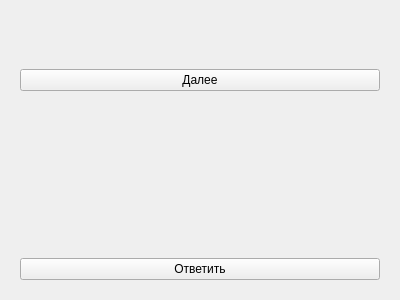
<?xml version="1.0" encoding="UTF-8"?>
<ui version="4.0">
 <class>AnagramRound</class>
 <widget class="QWidget" name="AnagramRound">
  <property name="geometry">
   <rect>
    <x>0</x>
    <y>0</y>
    <width>400</width>
    <height>300</height>
   </rect>
  </property>
  <property name="focusPolicy">
   <enum>Qt::StrongFocus</enum>
  </property>
  <property name="windowTitle">
   <string>Form</string>
  </property>
  <layout class="QVBoxLayout" name="verticalLayout_2">
   <item>
    <widget class="QWidget" name="finalScoreWidget" native="true">
     <layout class="QVBoxLayout" name="verticalLayout_3">
      <item>
       <widget class="QLabel" name="finalScore">
        <property name="text">
         <string/>
        </property>
        <property name="alignment">
         <set>Qt::AlignCenter</set>
        </property>
       </widget>
      </item>
      <item>
       <widget class="QPushButton" name="next">
        <property name="text">
         <string>Далее</string>
        </property>
       </widget>
      </item>
     </layout>
    </widget>
   </item>
   <item>
    <widget class="QWidget" name="wordsWidget" native="true">
     <layout class="QHBoxLayout" name="horizontalLayout">
      <item>
       <widget class="QWidget" name="word1" native="true">
        <layout class="QHBoxLayout" name="horizontalLayout_2"/>
       </widget>
      </item>
      <item>
       <spacer name="horizontalSpacer">
        <property name="orientation">
         <enum>Qt::Horizontal</enum>
        </property>
        <property name="sizeType">
         <enum>QSizePolicy::Preferred</enum>
        </property>
        <property name="sizeHint" stdset="0">
         <size>
          <width>40</width>
          <height>20</height>
         </size>
        </property>
       </spacer>
      </item>
      <item>
       <widget class="QWidget" name="word2" native="true">
        <layout class="QHBoxLayout" name="horizontalLayout_3"/>
       </widget>
      </item>
     </layout>
    </widget>
   </item>
   <item>
    <widget class="QWidget" name="preAnswerWidget" native="true">
     <layout class="QVBoxLayout" name="verticalLayout">
      <item>
       <layout class="QHBoxLayout" name="preAnswerLayout">
        <item>
         <widget class="QLabel" name="preAnswer">
          <property name="sizePolicy">
           <sizepolicy hsizetype="Expanding" vsizetype="Preferred">
            <horstretch>0</horstretch>
            <verstretch>0</verstretch>
           </sizepolicy>
          </property>
          <property name="text">
           <string/>
          </property>
          <property name="alignment">
           <set>Qt::AlignCenter</set>
          </property>
         </widget>
        </item>
       </layout>
      </item>
      <item>
       <widget class="QPushButton" name="answer">
        <property name="text">
         <string>Ответить</string>
        </property>
       </widget>
      </item>
     </layout>
    </widget>
   </item>
  </layout>
 </widget>
 <resources/>
 <connections/>
</ui>
